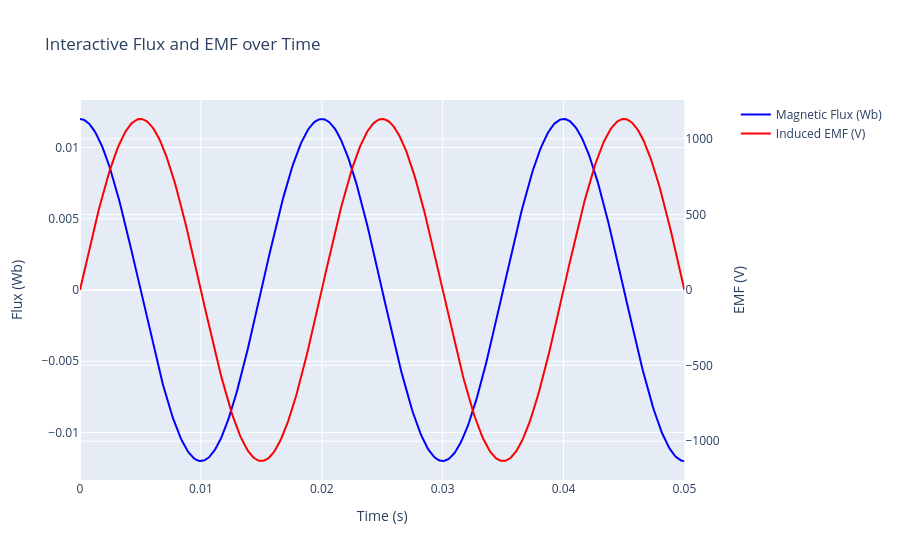

Notebook code cell kept with this figure:
### Markdown cell above
##  Interactive Plotly Visualisation

### Code cell
# Interactive time-domain plot of flux and EMF
time_interactive = np.linspace(0, 0.05, 500)
_, theta_int, flux_int, emf_int = simulate_coil_motion(0.8, 0.015, 300, 2*np.pi*50, time_interactive)

fig_int = make_subplots(specs=[[{"secondary_y": True}]])
fig_int.add_trace(go.Scatter(x=time_interactive, y=flux_int, name='Magnetic Flux (Wb)', line=dict(color='blue')), secondary_y=False)
fig_int.add_trace(go.Scatter(x=time_interactive, y=emf_int, name='Induced EMF (V)', line=dict(color='red')), secondary_y=True)

fig_int.update_xaxes(title_text='Time (s)')
fig_int.update_yaxes(title_text='Flux (Wb)', secondary_y=False)
fig_int.update_yaxes(title_text='EMF (V)', secondary_y=True)
fig_int.update_layout(title='Interactive Flux and EMF over Time', hovermode='x unified')
fig_int.show()

### Figure 1 — Plotly figure (JSON) as saved in the notebook; plotly's stock layout.template omitted (floating-point values rounded to 4 significant figures; data arrays with more than 128 entries replaced by an {"elided": "..."} marker saying what was removed)
{"data": [{"line": {"color": "blue"}, "name": "Magnetic Flux (Wb)", "type": "scatter", "x": {"elided": "500 float values"}, "xaxis": "x", "y": {"elided": "500 float values"}, "yaxis": "y"}, {"line": {"color": "red"}, "name": "Induced EMF (V)", "type": "scatter", "x": {"elided": "500 float values"}, "xaxis": "x", "y": {"elided": "500 float values"}, "yaxis": "y2"}], "layout": {"hovermode": "x unified", "title": {"text": "Interactive Flux and EMF over Time"}, "xaxis": {"anchor": "y", "domain": [0, 0.94], "title": {"text": "Time (s)"}}, "yaxis": {"anchor": "x", "domain": [0, 1], "title": {"text": "Flux (Wb)"}}, "yaxis2": {"anchor": "x", "overlaying": "y", "side": "right", "title": {"text": "EMF (V)"}}}}
